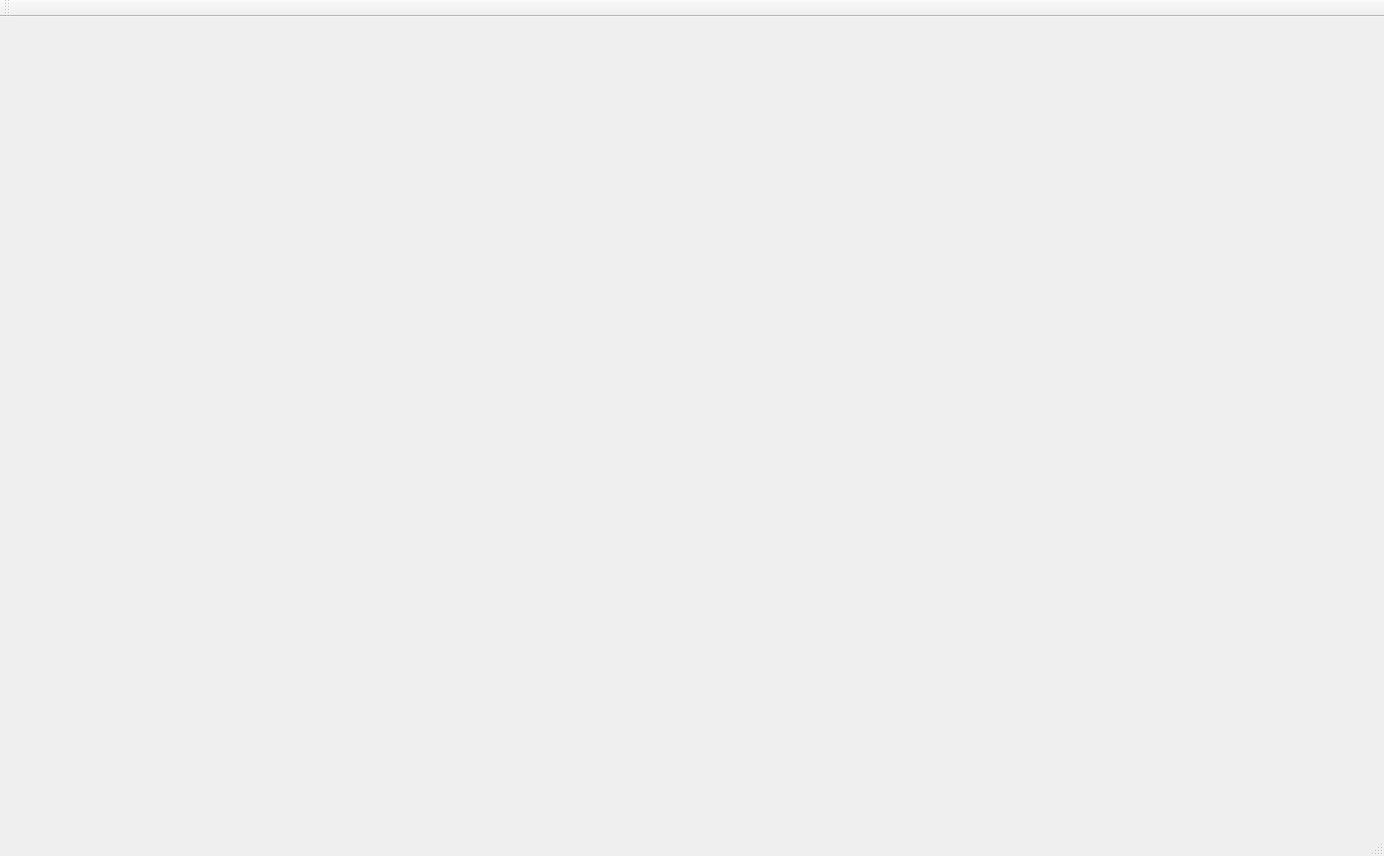
<?xml version="1.0" encoding="UTF-8"?>
<ui version="4.0">
 <class>MainWindow</class>
 <widget class="QMainWindow" name="MainWindow">
  <property name="geometry">
   <rect>
    <x>0</x>
    <y>0</y>
    <width>1384</width>
    <height>856</height>
   </rect>
  </property>
  <property name="windowTitle">
   <string>MainWindow</string>
  </property>
  <widget class="QWidget" name="centralWidget">
   <widget class="QWidget" name="sceneWidget" native="true">
    <property name="geometry">
     <rect>
      <x>20</x>
      <y>10</y>
      <width>1521</width>
      <height>951</height>
     </rect>
    </property>
   </widget>
  </widget>
  <widget class="QMenuBar" name="menuBar">
   <property name="geometry">
    <rect>
     <x>0</x>
     <y>0</y>
     <width>1384</width>
     <height>23</height>
    </rect>
   </property>
  </widget>
  <widget class="QToolBar" name="mainToolBar">
   <attribute name="toolBarArea">
    <enum>TopToolBarArea</enum>
   </attribute>
   <attribute name="toolBarBreak">
    <bool>false</bool>
   </attribute>
  </widget>
  <widget class="QStatusBar" name="statusBar"/>
 </widget>
 <layoutdefault spacing="6" margin="11"/>
 <resources/>
 <connections/>
</ui>
